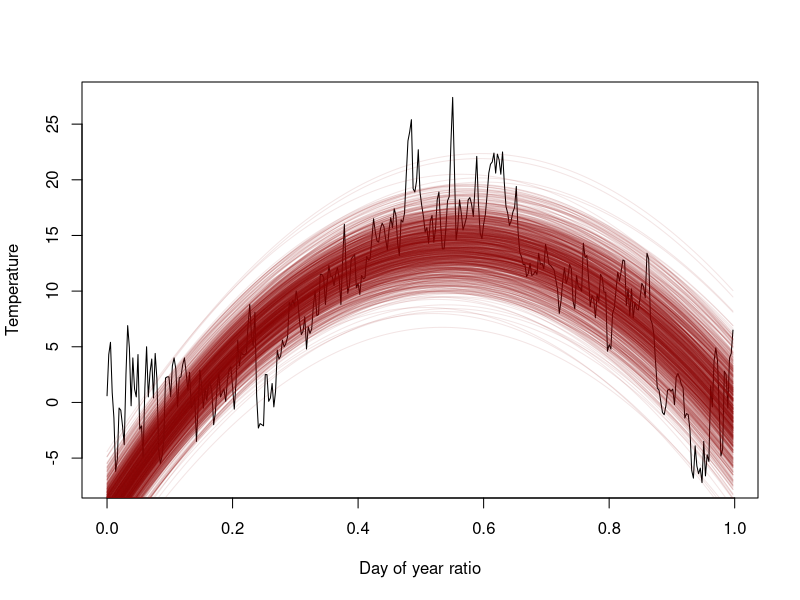
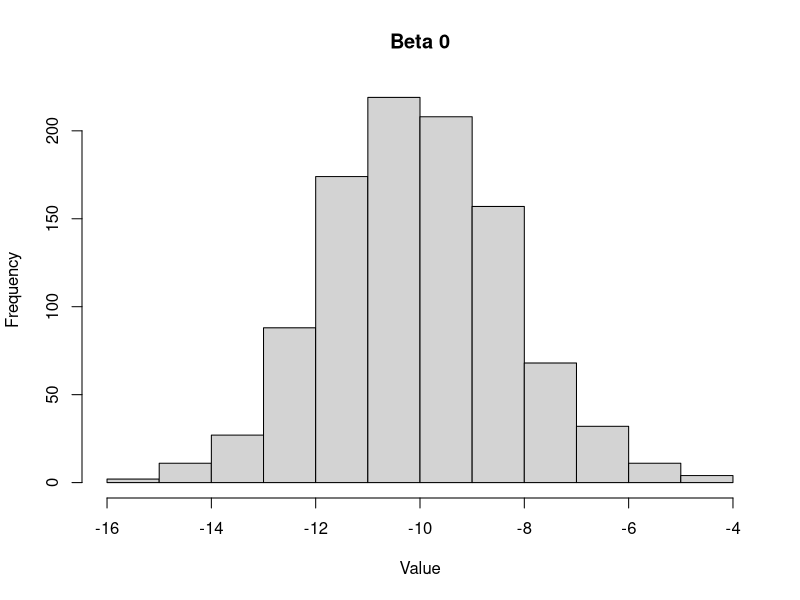
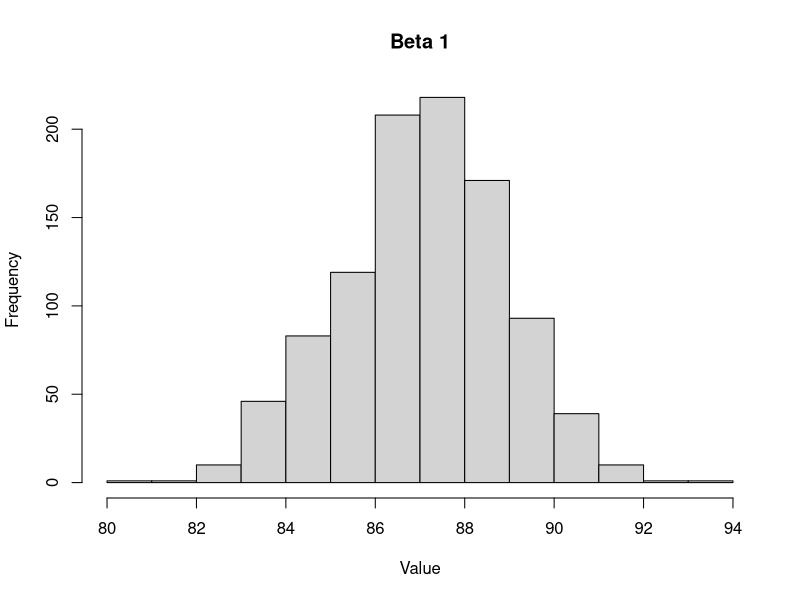
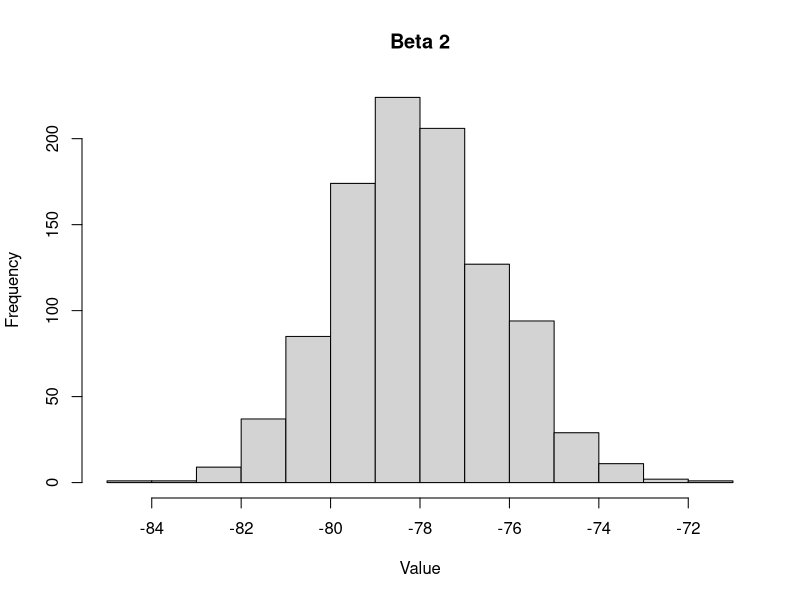
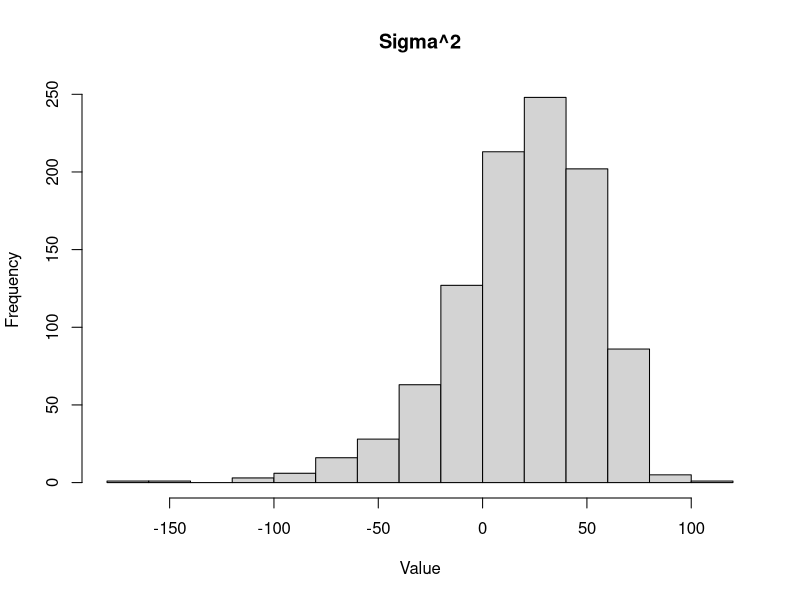
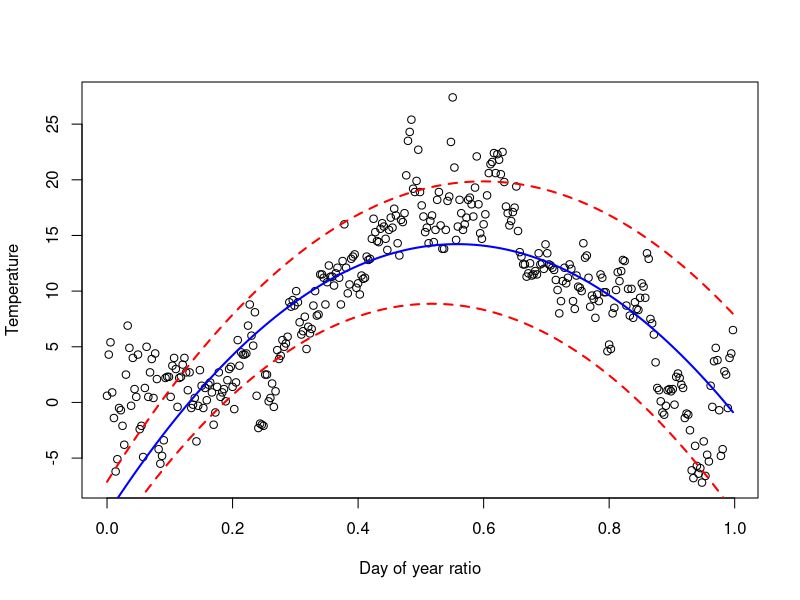
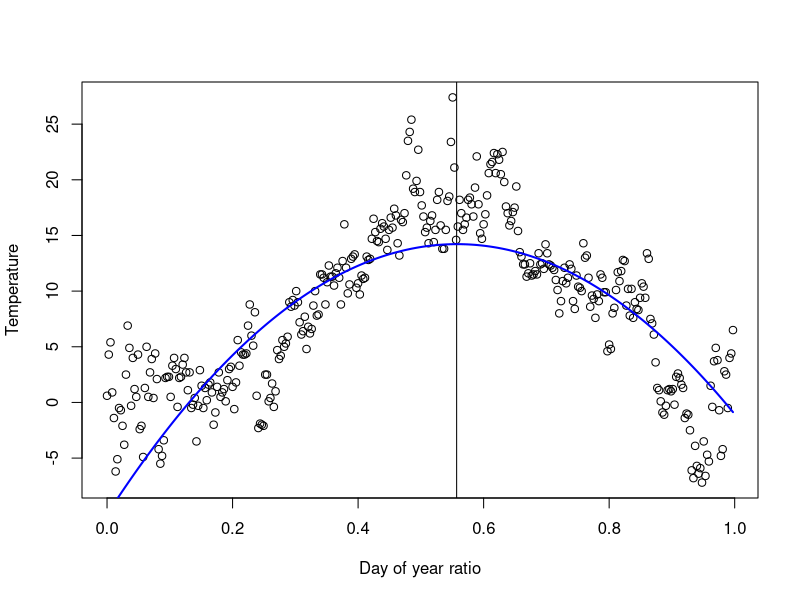
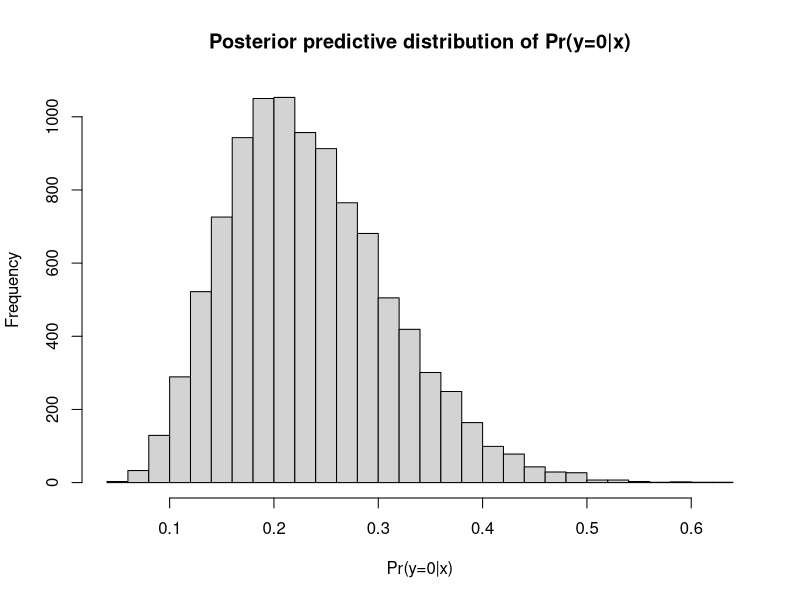

Write R code to recreate these figures, in order.
## ---- chunk 1
knitr::opts_chunk$set(echo = TRUE)
knitr::opts_chunk$set(cache = TRUE)
## ---- chunk 2
library(readxl)
data = as.data.frame(read_xlsx("Linkoping2022.xlsx"))
#365 obs of 3 variables (name, datetime, temp)
time = c(0:364)/365
data$time <- time
## ---- chunk 3
library(scales)
library(mvtnorm)
# Initializing the parameters
mu_0 = c(-10,87,-78) #(y intercept, next two have to be balanced. High value -> high arch, vice versa)
Omega_0 = as.matrix(0.01 * diag(3)) #thickness (higher = thinner)
nu_0 = 3 #Vertical thickness (higher = thicker)
sigma_sq_0 = 4 #vertical thickness (higher = thicker)
n = 365 

X = matrix(c(time*0+1, time, time*time), ncol=3)
y = data$temp

#Prior
sigsq_draws_prior = as.matrix((nu_0*sigma_sq_0) / rchisq(1000, n-1))
beta_draws_prior = matrix(NA,nrow=0, ncol=3)
for(i in (1:length(sigsq_draws_prior))){
  sig = sigsq_draws_prior[i]
  beta_draws_prior = rbind(beta_draws_prior,rmvnorm(n = 1, mean = mu_0, sigma = sig*solve(Omega_0)))
}


#Plot
f = function(x,betas,sigsq){
  betas[1] + betas[2]*x + betas[3]*x^2 + rnorm(1, 0, sigsq)
}

x = time
betas = beta_draws_prior[1,]
plot(x, y, type = 'l', xlab="Day of year ratio", ylab = "Temperature")
for(i in 1:1000){
  x = time
  betas = beta_draws_prior[i,]
  sigsq = sigsq_draws_prior[i,]
  lines(x, f(x, betas, sigsq), type = 'l', col=alpha('darkred', 0.1))
}


## ---- chunk 4
#Posterior
beta_draws_post = matrix(0,nrow=0, ncol=3)
sigsq_draw_post = matrix(0,nrow=0, ncol=1)
for(i in 1:1000){
  beta_hat = beta_draws_prior[i,]
  mu_n = solve(t(X) %*% X + Omega_0)%*%(t(X) %*% X %*% beta_hat + Omega_0 %*% mu_0)
  Omega_n = t(X)%*%X + Omega_0
  nu_n = nu_0 + n
  nu_n_sig_n = nu_0%*%sigma_sq_0+(t(y)%*%y + t(mu_0)%*%Omega_0%*%mu_0 - t(mu_n)%*%Omega_n%*%mu_n)
  
  sig = nu_n_sig_n / rchisq(1, n-1)
  sigsq_draw_post = rbind(sigsq_draw_post, sig)

  beta_draws_post = rbind(beta_draws_prior,
                          rmvnorm(n=1,mean=mu_n, sigma = sigsq_draw_post[1,]*solve(Omega_n)))
}
## ---- chunk 5
#plot a histogram for each marginal posterior of the parameters
hist(beta_draws_post[,1], main="Beta 0", xlab="Value")
hist(beta_draws_post[,2], main="Beta 1", xlab="Value")
hist(beta_draws_post[,3], main="Beta 2", xlab="Value")
hist(sigsq_draw_post, main="Sigma^2", xlab="Value")
## ---- chunk 6
#Scatter plot of the temperature data and overlay a curve for the posterior median of the regression function
plot(time, data$temp, type = 'p', xlab="Day of year ratio", ylab = "Temperature")
#Mean
betas_mean = colMeans(beta_draws_post)
lines(time, betas_mean[1] + betas_mean[2]*time + betas_mean[3]*time^2, type = 'l', col='blue', lwd=2)

#Calculate the 5 and 95 percentiles for each beta for each time
betas_5 = c(quantile(beta_draws_post[,1], 0.05),
            quantile(beta_draws_post[,2], 0.05),
            quantile(beta_draws_post[,3], 0.05))

betas_95 = c(quantile(beta_draws_post[,1], 0.95),
             quantile(beta_draws_post[,2], 0.95),
             quantile(beta_draws_post[,3], 0.95))

lines(time, betas_5[1] + betas_5[2]*time + betas_5[3]*time^2, type = 'l', col='red', lty=2, lwd=2)
lines(time, betas_95[1] + betas_95[2]*time + betas_95[3]*time^2, type = 'l', col='red', lty=2, lwd=2)
## ---- chunk 7
max_temp <- function(betas){
  (-betas[2])/(2*betas[3])
}
x_maxs = matrix(0,nrow=0, ncol=1)
for(i in 1:365){
  betas = beta_draws_post[i,]
  x_maxs = rbind(x_maxs, max_temp(betas))
}
x_tilde = mean(x_maxs)
print(paste("x_tilde is",x_tilde))
plot(time, data$temp, type = 'p', xlab="Day of year ratio", ylab = "Temperature")
abline(v=x_tilde)
lines(time, betas_mean[1] + betas_mean[2]*time + betas_mean[3]*time^2, type = 'l', col='blue', lwd=2)
## ---- chunk 8

## ---- chunk 9
Covs <- c(2:8) # Select which covariates/features to include
standardize <- FALSE # If TRUE, covariates/features are standardized to mean 0 and variance 1
lambda <- 1 # scaling factor for the prior of beta 
tau <- 2
# Loading wine quality data set (https://archive.ics.uci.edu/ml/datasets/Wine+Quality)
WomenData <- read.table("WomenAtWork.dat", header = T) # read data from file
Nobs <- dim(WomenData)[1] # number of observations
y <- WomenData$Work

X <- as.matrix(WomenData[,Covs]);
Xnames <- colnames(X)
if (standardize){
  Index <- 2:(length(Covs)-1)
  X[,Index] <- scale(X[,Index])
}
Npar <- dim(X)[2]

# Setting up the prior
mu <- as.matrix(rep(0,Npar)) # Prior mean vector
Sigma <- (1/lambda)*(tau^2)*diag(Npar) # Prior covariance matrix

# Functions that returns the log posterior for the logistic and probit regression.
# First input argument of this function must be the parameters we optimize on, 
# i.e. the regression coefficients beta.

LogPostLogistic <- function(betas,y,X,mu,Sigma){
  linPred <- X%*%betas;
  logLik <- sum( linPred*y - log(1 + exp(linPred)) );
  #if (abs(logLik) == Inf) logLik = -20000; # Likelihood is not finite, stear the optimizer away from here!
  logPrior <- dmvnorm(betas, mu, Sigma, log=TRUE);
  
  return(logLik + logPrior)
}

# Select the initial values for beta
initVal <- matrix(0,Npar,1)

# The argument control is a list of options to the optimizer optim, where fnscale=-1 means that we minimize 
# the negative log posterior. Hence, we maximize the log posterior.  
OptimRes <- optim(initVal,LogPostLogistic,gr=NULL,y,X,mu,Sigma,method=c("BFGS"),control=list(fnscale=-1),hessian=TRUE)

# Printing the results to the screen
names(OptimRes$par) <- Xnames # Naming the coefficient by covariates
approxPostStd <- sqrt(diag(solve(-OptimRes$hessian))) # Computing approximate standard deviations.
names(approxPostStd) <- Xnames # Naming the coefficient by covariates
print('The posterior mode is:')
print(OptimRes$par)
print('The approximate posterior standard deviation is:')
print(approxPostStd)

print("GLM")
glmModel <- glm(Work ~ 0 + ., data = WomenData, family = binomial)
print(glmModel)

## ---- chunk 10
SimulatePostPred <- function(Nsim,OptimRes,X){
  Npar <- dim(X)[2]
  postMean <- OptimRes$par #Posterior mean
  postCov <- solve(-OptimRes$hessian) #Posterior covariance matrix
  postDraws <- rmvnorm(Nsim, postMean, postCov) #Draws from the posterior
  postPred <- rep(0,Nsim)
  for (i in 1:Nsim){
    postPred[i] <- 1/(1+exp(-X%*%postDraws[i,])) # Pr(y=0|x) 
  }
  return(postPred)
}

Nsim <- 10000
x <- c(1, 18, 11, 7, 40, 1, 1)
postPred <- SimulatePostPred(Nsim,OptimRes,x)
hist(postPred,main="Posterior predictive distribution of Pr(y=0|x)",xlab="Pr(y=0|x)",ylab="Frequency",breaks=30)

## ---- chunk 11
SimulatePostPredBin <- function(Nsim,OptimRes,X,Nwomen){
  Npar <- dim(X)[2]
  postMean <- OptimRes$par #Posterior mean
  postCov <- solve(-OptimRes$hessian) #Posterior covariance matrix
  postDraws <- rmvnorm(Nsim, postMean, postCov) #Draws from the posterior
  postPred <- rep(0,Nsim)
  for (i in 1:Nsim){
    postPred[i] <- rbinom(1, Nwomen, 1/(1+exp(-X%*%postDraws[i,]))) # Pr(y=0|x) 
  }
  return(postPred)
}

Nsim <- 10000
Nwomen <- 13
postPred <- SimulatePostPredBin(Nsim,OptimRes,x,Nwomen)
hist(postPred,main="Posterior predictive distribution of number of women not working",xlab="Number of women",ylab="Frequency")

